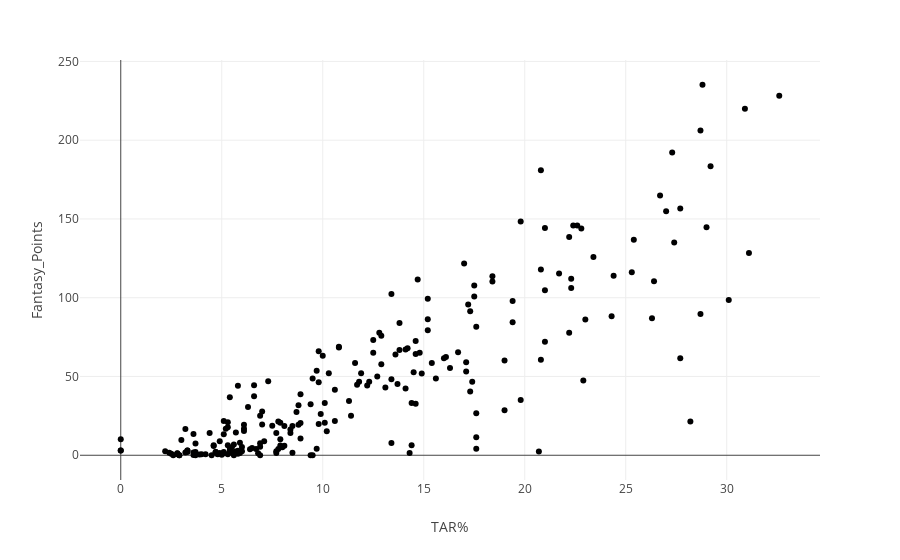

The code cell stored with this chart in its notebook:
### Code cell
tar_scatter = px.scatter(app_data, x='TAR%', y='Fantasy_Points')
tar_scatter.show()

### Figure 1 — Plotly figure (JSON) as saved in the notebook; plotly's stock layout.template omitted (floating-point values rounded to 4 significant figures; data arrays with more than 128 entries replaced by an {"elided": "..."} marker saying what was removed)
{"data": [{"hovertemplate": "TAR%=%{x}<br>Fantasy_Points=%{y}<extra></extra>", "legendgroup": "", "marker": {"color": "#000001", "symbol": "circle"}, "mode": "markers", "name": "", "orientation": "v", "showlegend": false, "type": "scatter", "x": {"elided": "230 float values"}, "xaxis": "x", "y": {"elided": "230 float values"}, "yaxis": "y"}], "layout": {"legend": {"tracegroupgap": 0}, "margin": {"t": 60}, "xaxis": {"anchor": "y", "domain": [0, 1], "title": {"text": "TAR%"}}, "yaxis": {"anchor": "x", "domain": [0, 1], "title": {"text": "Fantasy_Points"}}}}
